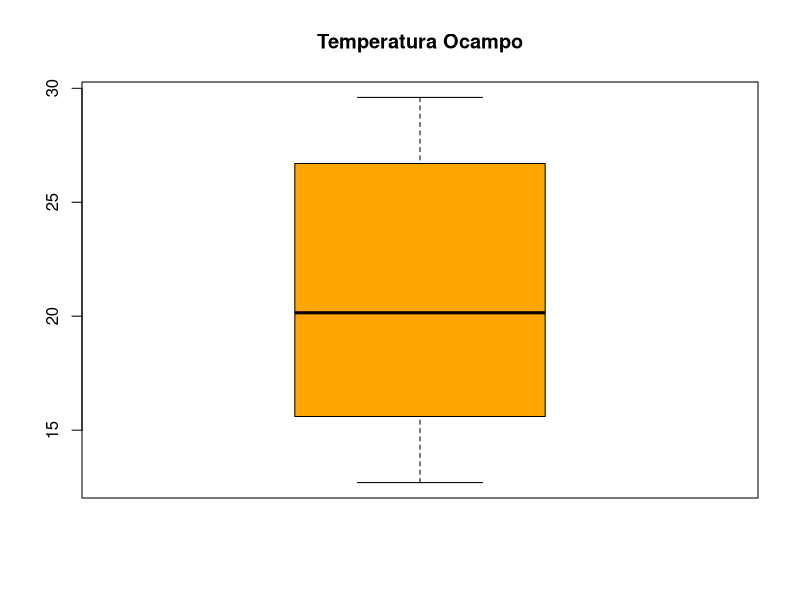
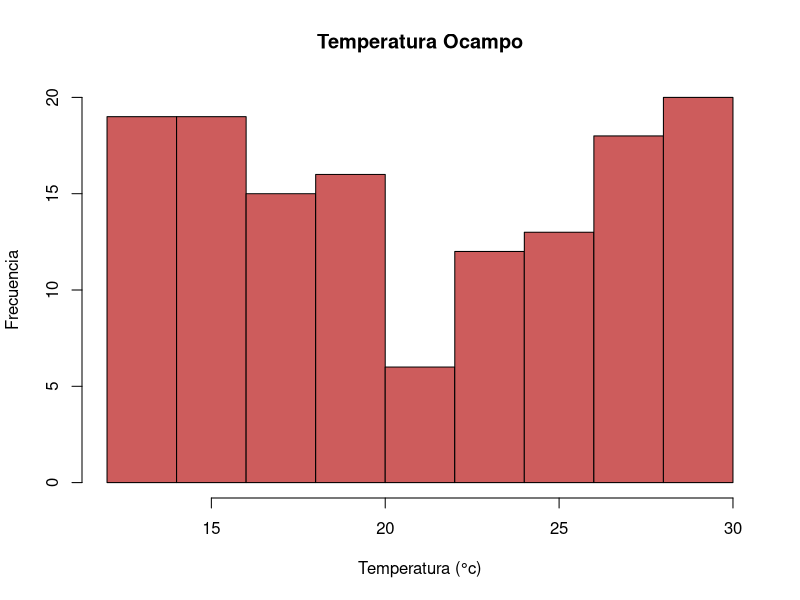
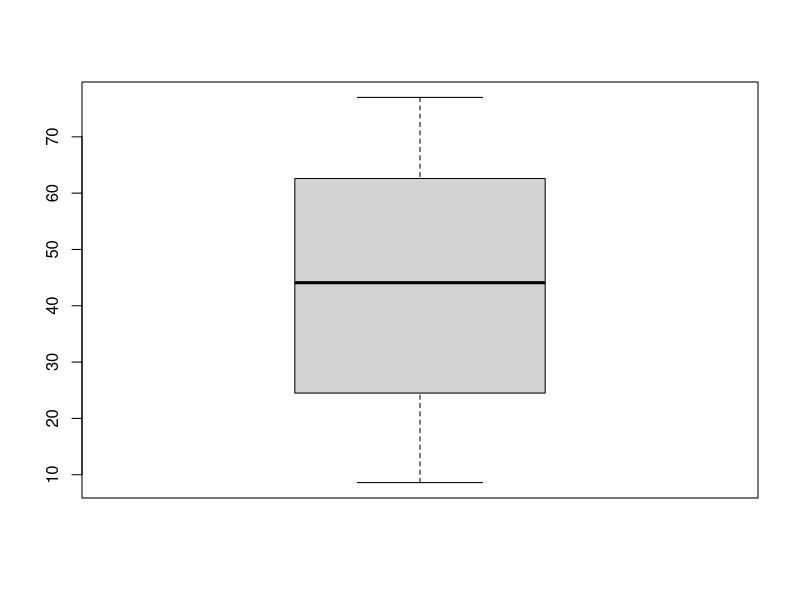
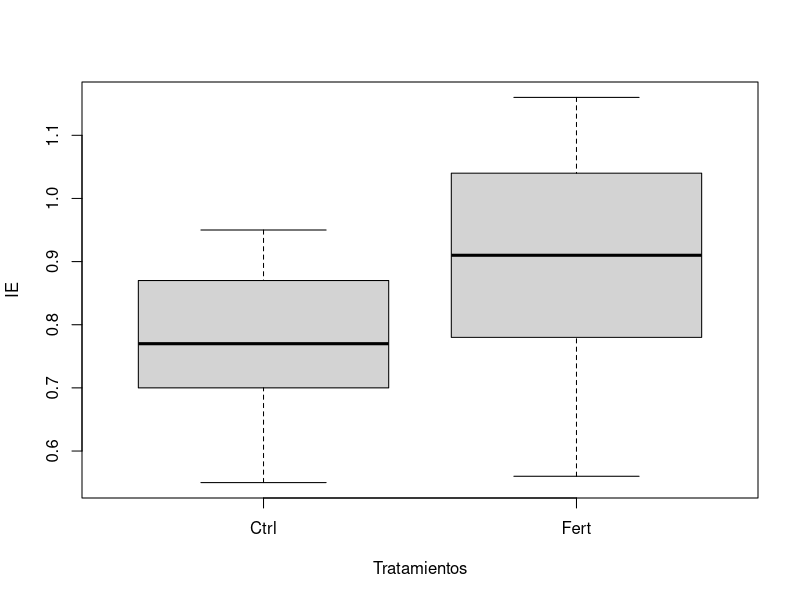

Recreate these plots in R, in order. (Note: this script raises an error after producing the figures.)
# Clase 10/02/25
# Me dio problema Markdown para actualizar en el dispositivo.
# Importar datos a R proveniente de distintas fuentes


# Importar datos ----------------------------------------------------------
# Usamos la función "read.csv"

ocampo <-read.csv("Datos_ocampo.csv", header = T)
# Importante para estadística mencionar que tiene encabezado (header), incluir el tipo de formato que es (.csv), y el nombre que sea entre comillas.
ocampo
getwd() # getwd() nos informa de la carpeta en la que estamos trabajando.

names(ocampo)

mean(ocampo$TEMP) #funcion(objeto$variable).  el signo de pesos focaliza.

mean(ocampo$DIRS)

#Las graficas histograma no es lo mismo que las graficas de barra. Histogramas me brindan la frecuencia de valores. La grafica de barras me brinda acumulación de valores, no frecuencia.

boxplot(ocampo$TEMP, col = "orange", main= "Temperatura Ocampo") 
#indica el 100% de los datos. La caja gris indica el 50% de los datos. Del cuadro hacia las líneas exteriores son 25% (25 hacia abajo y 25 hacia arriba).
# La línea negra es la MEDIANA (valor más repetido). Este ejemplo nos dice que la curva está inclinada a los valores más bajos, en su distribución.
# Los colores van en comillas.

hist(ocampo$TEMP, col= "indianred", 
     main= "Temperatura Ocampo", 
     xlab = "Temperatura (°c)", 
     ylab = "Frecuencia")

# Estadística paramétrica y no paramétrica. Paramétrica es más robusta. Hay una contraparte para cada modelo de una u otra.
# Transformación de los datos para tratar de pasar de no-paramétrica a paramétrica.

#Experimento balanceado y no-balanceado. Balanceado es cuando los tratamientos tienen misma cantidad de objetos de estudio.

stem(ocampo$TEMP) 
#Tallo y hoja. El entero en la primera columna y los demás valores son los decimales. 
#Si la acuestas se parece a un histograma. Usada cuando se empleaban maquinas de escribir. 

#Boxplot también te da los valores extremos (outlayers). Se representan como puntos/circulitos. Errores de dedo o casos especiales. Boxplot es más completa.
boxplot(ocampo$VELR)

vivero <- read.csv("Viveros.csv", header = T)
vivero$Tratamiento <- as.factor(vivero$Tratamiento)
boxplot(vivero$IE ~ vivero$Tratamiento, xlab="Tratamientos", ylab="IE")

# as.factor indica que una columna es un factor determinante para los valores. Pasar de una base de datos compleja a sencilla para poder usarla en el sistema.
# Sirve para analisis estadisticos más completos/complejos. Si no, no lo identifica como un factor. Ya que busca Factores.
# la virgulilla te dice que me grafique una variable con respecto a otra.

# T-student.
# Una muestra, dos muestras independientes y dos muestras dependientes.

# Una muestra: comparado con un valor definido. Una referencia. "Media teorética".
# Dos independientes: Dos grupos, misma variables.
# Dos dependientes: Un grupo, una variable, dos tiempos distintos.

#Homogeneidad de varianzas y normalidad de los datos. Factores clave.
# Normalidad: Shapiro-Wild, Kormogorov.
# Varianzas: Barlet, Prueba de F.

#Alfa. Límite. 0.05. Con un 95% de confiabilidad en el resultado.
# p-value. Contrastar con Alfa. -1 a 1. # ¿Qué pedo con p-value y alfa.




# Clase 17/02/25
# Alfa
# Menos espacio para la hipótesis alternativa.
# El mainspace es para la hipótesis nula.
# Por default viene para dos colas
# Si hay diferencia o no (dos colas)
# Especificaciones para (mi media es mayor, o menos qué) (una cola)

# SHAPIRO.TEST




# Revisar normalidad de los datos
shapiro.test(vivero$IE)
# p es el valor que contrastaré contra el valor de 0.05 (normalmente, dependiendo el valor de alfa)
# la prueba de normalidad dice la Ho que son datos normales, y la H1 que NO son normales. 
# Si p es mayor a 0.05, significa que entra en el área de Ho.
# Para este caso, la normalidad de vivero$IE es de 0.1777, lo que hace que se pase de 0.05 y entre a la hipótesis nula.
# Se leen de derecha a izquierda.
# Tienen que tener al menos 30 datos. 
# LA TEORÍA DEL LÍMITE CENTRAL de que todos los datos de la naturaleza cumplen con una normalidad. 


# Cualquier prueba estadística te brindará un valor de p
# En pruebas de dos colas, los límites para el mismo valor de alfa(0.95) son de 0.025 y están en ambos lados,
# siendo el de la izquierda negativo y el derecho positivo, el centro es el 0. 
# Importante diferenciar qué tipo de análisis se tiene para entender si, por ejemplo, un valor de 0.049 es aceptar la H1 en una cola, o la H0 en dos colas.
?subset
ctrl <- subset(vivero$IE, vivero$Tratamiento == "Ctrl")
fert <- subset(vivero$IE, vivero$Tratamiento != "Ctrl")
var(fert)
var(ctrl)

# Revisar homogeneidad de varianzas
bartlett.test(vivero$IE ~ vivero$Tratamiento)
#Las varianzas son iguales.

# Tenemos homogeneidad en las varianzas y normalidad de datos

# Prueba de t de dos muestras independientes
t.test(vivero$IE~ vivero$Tratamiento, var.equal=T)
# t tab se contrasta con t cal.
# Los grados de libertad (numero de datos totales  - tratamientos)
# Cuando los grados de libertad no son enteros se está usando la prueba con las varianzas no iguales.

#Para indicar si la prueba de t es con variables dependientes se agrega paired = T en la prueba de tes.
# t.test(vivero$IE ~ vivero$Tratamiento, paired = T)
t.test(vivero$IE ~ vivero$Tratamiento, paired = T)

# La diferencia en los grados de libertad que salen con ambos, es que en la prueba independitente te considera, en este caso, que hay 42 individuos
# que se dividen en dos tratamientos. Y la prueba dependiente considera que hay 21 individuos que se han medido dos veces, con diferencia en el tiempo.

# t.test una sola muestra
mean(vivero$IE)
t.test(vivero$IE, mu=0.85)
#mu es la media que nos sirve de referencia. Esa se depermina con algo que nos sirva de comparativa, o los requerimentos del cliente, etc.


cor.test(airquality$Wind, airquality$celsius)
# cor.test es correlación. Este ejemplo tiene correlación (p-value inferior a 0.05), y una correlación baja y negativa (-0.457). 
# Esto último es el Coeficiente de correlación. Se le llama R.
# R^2 Es el coeficiente de determinación. Sería (-0.457^2). (0.209) Una variable tiene un 20% de determinación sobre la otra.

plot(airquality$Wind ~ airquality$celsius, pch=19)
# pch es el ícono del plot.

